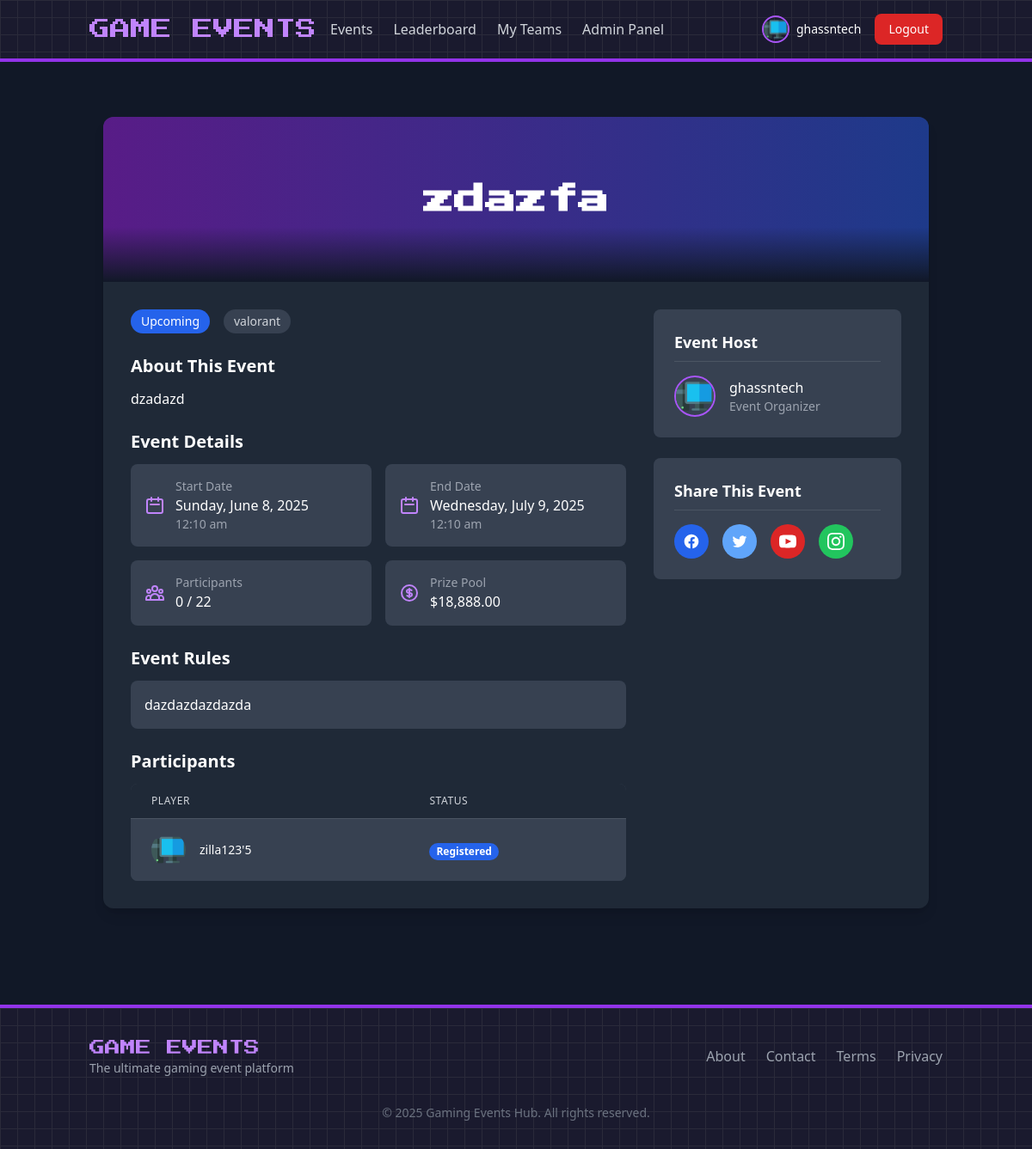
The page /views/events.php?id=9 (signed in) on the database its author committed.
### tables this page shows
CREATE TABLE `users` (
  `id` int(11) NOT NULL,
  `username` varchar(50) NOT NULL,
  `email` varchar(100) NOT NULL,
  `password` varchar(255) NOT NULL,
  `role` enum('admin','player','visitor') DEFAULT 'visitor',
  `avatar` varchar(255) DEFAULT 'default.png',
  `created_at` timestamp NOT NULL DEFAULT current_timestamp(),
  `updated_at` timestamp NOT NULL DEFAULT current_timestamp() ON UPDATE current_timestamp()
);

CREATE TABLE `events` (
  `id` int(11) NOT NULL,
  `title` varchar(100) NOT NULL,
  `description` text DEFAULT NULL,
  `game_id` int(11) DEFAULT NULL,
  `start_date` datetime NOT NULL,
  `end_date` datetime NOT NULL,
  `max_participants` int(11) DEFAULT NULL,
  `current_participants` int(11) DEFAULT 0,
  `prize_pool` decimal(10,2) DEFAULT NULL,
  `rules` text DEFAULT NULL,
  `status` enum('upcoming','ongoing','completed','cancelled') DEFAULT 'upcoming',
  `created_by` int(11) DEFAULT NULL,
  `creator` varchar(255) NOT NULL,
  `created_at` timestamp NOT NULL DEFAULT current_timestamp(),
  `updated_at` timestamp NOT NULL DEFAULT current_timestamp() ON UPDATE current_timestamp(),
  `video_url` varchar(255) DEFAULT NULL,
  `video_type` enum('youtube','twitch','custom') DEFAULT NULL,
  `video_thumbnail` varchar(255) DEFAULT NULL
);

CREATE TABLE `games` (
  `id` int(11) NOT NULL,
  `name` varchar(100) NOT NULL,
  `type` varchar(50) DEFAULT NULL,
  `platform` varchar(50) DEFAULT NULL,
  `image` varchar(255) DEFAULT 'default_game.png',
  `created_at` timestamp NOT NULL DEFAULT current_timestamp()
);

CREATE TABLE `registrations` (
  `id` int(11) NOT NULL,
  `user_id` int(11) NOT NULL,
  `event_id` int(11) NOT NULL,
  `registration_date` timestamp NOT NULL DEFAULT current_timestamp(),
  `status` enum('registered','attended','no_show') DEFAULT 'registered',
  `score` int(11) DEFAULT 0,
  `ranking` int(11) DEFAULT 0
);

### views/events.php (the view, shortened to what the rows shown need)
<?php
require_once '../bootstrap.php';
require_once '../models/Event.php';
$event = new Event();
$singleEvent = null;
if (isset($_GET['id'])) {
    $singleEvent = $event->getEventById($_GET['id']);
    if ($singleEvent) {
        $eventRegistrations = $event->getEventRegistrations($_GET['id']);
    }
}
?>
<?php include '../includes/header.php'; ?>
<?php if ($singleEvent): ?>
    <div class="max-w-6xl mx-auto px-4 py-8">
        <div class="bg-gray-800 rounded-xl shadow-lg overflow-hidden">
            <div class="relative">
                <div class="h-48 bg-gradient-to-r from-purple-900 to-blue-900 flex items-center justify-center">
                    <h1 class="text-4xl font-bold text-center font-gaming text-white"><?php echo htmlspecialchars($singleEvent['title']); ?></h1>
                </div>
                <div class="absolute bottom-0 left-0 right-0 bg-gradient-to-t from-gray-900 to-transparent h-16"></div>
            </div>
            <div class="p-6 md:p-8">
                <div class="flex flex-col md:flex-row gap-8">
                    <div class="w-full md:w-2/3">
                        <div class="flex items-center justify-between mb-6">
                            <div class="flex items-center space-x-4">
                                <span class="px-3 py-1 rounded-full text-sm font-medium
                                    <?php echo $singleEvent['status'] === 'upcoming' ? 'bg-blue-600 text-white' :
                                          ($singleEvent['status'] === 'ongoing' ? 'bg-green-600 text-white' :
                                          ($singleEvent['status'] === 'completed' ? 'bg-purple-600 text-white' : 'bg-gray-600 text-white')); ?>">
                                    <?php echo ucfirst($singleEvent['status']); ?>
                                </span>
                                <span class="px-3 py-1 rounded-full bg-gray-700 text-gray-300 text-sm font-medium">
                                    <?php echo htmlspecialchars($singleEvent['game_name']); ?>
                                </span>
                            </div>
                        </div>
                        <div class="prose prose-invert max-w-none">
                            <h3 class="text-xl font-semibold mb-3">About This Event</h3>
                            <p><?php echo nl2br(htmlspecialchars($singleEvent['description'])); ?></p>
                            <h3 class="text-xl font-semibold mb-3 mt-6">Event Details</h3>
                            <div class="grid grid-cols-1 md:grid-cols-2 gap-4 mb-6">
                                <div class="bg-gray-700 p-4 rounded-lg">
                                    <div class="flex items-center space-x-3">
                                        <svg class="w-6 h-6 text-purple-400" fill="none" stroke="currentColor" viewBox="0 0 24 24" xmlns="http://www.w3.org/2000/svg">
                                            <path stroke-linecap="round" stroke-linejoin="round" stroke-width="2" d="M8 7V3m8 4V3m-9 8h10M5 21h14a2 2 0 002-2V7a2 2 0 00-2-2H5a2 2 0 00-2 2v12a2 2 0 002 2z"></path>
                                        </svg>
                                        <div>
                                            <h4 class="text-gray-400 text-sm">Start Date</h4>
                                            <p class="font-medium"><?php echo date('l, F j, Y', strtotime($singleEvent['start_date'])); ?></p>
                                            <p class="text-gray-400 text-sm"><?php echo date('g:i a', strtotime($singleEvent['start_date'])); ?></p>
                                        </div>
                                    </div>
                                </div>
                                <div class="bg-gray-700 p-4 rounded-lg">
                                    <div class="flex items-center space-x-3">
                                        <svg class="w-6 h-6 text-purple-400" fill="none" stroke="currentColor" viewBox="0 0 24 24" xmlns="http://www.w3.org/2000/svg">
                                            <path stroke-linecap="round" stroke-linejoin="round" stroke-width="2" d="M8 7V3m8 4V3m-9 8h10M5 21h14a2 2 0 002-2V7a2 2 0 00-2-2H5a2 2 0 00-2 2v12a2 2 0 002 2z"></path>
                                        </svg>
                                        <div>
                                            <h4 class="text-gray-400 text-sm">End Date</h4>
                                            <p class="font-medium"><?php echo date('l, F j, Y', strtotime($singleEvent['end_date'])); ?></p>
                                            <p class="text-gray-400 text-sm"><?php echo date('g:i a', strtotime($singleEvent['end_date'])); ?></p>
                                        </div>
                                    </div>
                                </div>
                                <div class="bg-gray-700 p-4 rounded-lg">
                                    <div class="flex items-center space-x-3">
                                        <div>
                                            <h4 class="text-gray-400 text-sm">Participants</h4>
                                            <p class="font-medium"><?php echo $singleEvent['current_participants']; ?> / <?php echo $singleEvent['max_participants'] ? $singleEvent['max_participants'] : '∞'; ?></p>
                                        </div>
                                    </div>
                                </div>
                                <div class="bg-gray-700 p-4 rounded-lg">
                                    <div class="flex items-center space-x-3">
                                        <div>
                                            <h4 class="text-gray-400 text-sm">Prize Pool</h4>
                                            <p class="font-medium">$<?php echo number_format($singleEvent['prize_pool'], 2); ?></p>
                                        </div>
                                    </div>
                                </div>
                            </div>
                            <h3 class="text-xl font-semibold mb-3">Event Rules</h3>
                            <div class="bg-gray-700 p-4 rounded-lg mb-6">
                                <?php echo nl2br(htmlspecialchars($singleEvent['rules'])); ?>
                            </div>
                            <?php if (isset($eventRegistrations) && !empty($eventRegistrations)): ?>
                                <h3 class="text-xl font-semibold mb-3">Participants</h3>
                                <div class="bg-gray-700 rounded-lg overflow-hidden">
                                    <table class="min-w-full divide-y divide-gray-600">
                                        <thead class="bg-gray-800">
                                            <tr>
                                                <th scope="col" class="px-6 py-3 text-left text-xs font-medium text-gray-300 uppercase tracking-wider">Player</th>
                                                <th scope="col" class="px-6 py-3 text-left text-xs font-medium text-gray-300 uppercase tracking-wider">Status</th>
                                            </tr>
                                        </thead>
                                        <tbody class="bg-gray-700 divide-y divide-gray-600">
                                            <?php foreach ($eventRegistrations as $registration): ?>
                                                <tr>
                                                    <td class="px-6 py-4 whitespace-nowrap">
                                                        <div class="flex items-center">
                                                            <div class="flex-shrink-0 h-10 w-10">
                                                                <img class="h-10 w-10 rounded-full" src="<?php echo BASE_URL; ?>assets/images/avatars/<?php echo htmlspecialchars($registration['avatar']); ?>" alt="">
                                                            </div>
                                                            <div class="ml-4">
                                                                <div class="text-sm font-medium"><?php echo htmlspecialchars($registration['username']); ?></div>
                                                            </div>
                                                        </div>
                                                    </td>
                                                    <td class="px-6 py-4 whitespace-nowrap">
                                                        <span class="px-2 inline-flex text-xs leading-5 font-semibold rounded-full
                                                            <?php echo $registration['status'] === 'registered' ? 'bg-blue-600 text-white' :
                                                                  ($registration['status'] === 'attended' ? 'bg-green-600 text-white' :
                                                                  'bg-red-600 text-white'); ?>">
                                                            <?php echo ucfirst(str_replace('_', ' ', $registration['status'])); ?>
                                                        </span>
                                                    </td>
                                                </tr>
                                            <?php endforeach; ?>
                                        </tbody>
                                    </table>
                                </div>
                            <?php endif; ?>
                        </div>
                    </div>
                    <div class="w-full md:w-1/3">
                        <div class="bg-gray-700 rounded-lg p-6 mb-6">
                            <h3 class="text-lg font-semibold mb-4 border-b border-gray-600 pb-2">Event Host</h3>
                            <div class="flex items-center space-x-4">
                                <img src="../assets/images/avatars/default.png" alt="Host Avatar" class="w-12 h-12 rounded-full border-2 border-purple-500">
                                <div>
                                    <h4 class="font-medium"><?php echo htmlspecialchars($singleEvent['creator']); ?></h4>
                                    <p class="text-gray-400 text-sm">Event Organizer</p>
                                </div>
                            </div>
                        </div>
                        <div class="bg-gray-700 rounded-lg p-6">
                            <h3 class="text-lg font-semibold mb-4 border-b border-gray-600 pb-2">Share This Event</h3>
                            <div class="flex space-x-4">
                                <a href="#" class="bg-blue-600 hover:bg-blue-700 w-10 h-10 rounded-full flex items-center justify-center transition">
                                </a>
                                <a href="#" class="bg-blue-400 hover:bg-blue-500 w-10 h-10 rounded-full flex items-center justify-center transition">
                                </a>
                                <a href="#" class="bg-red-600 hover:bg-red-700 w-10 h-10 rounded-full flex items-center justify-center transition">
                                </a>
                                <a href="#" class="bg-green-500 hover:bg-green-600 w-10 h-10 rounded-full flex items-center justify-center transition">
                                </a>
                            </div>
                        </div>
                    </div>
                </div>
            </div>
        </div>
    </div>
<?php endif; ?>
<?php include '../includes/footer.php'; ?>

### includes/header.php (shortened to what the rows shown need)
<?php
require_once __DIR__ . '/../config/database.php';
require_once __DIR__ . '/../models/User.php';
require_once __DIR__ . '/../models/Event.php';
$user = new User();
$isLoggedIn = isset($_SESSION['user_id']);
$currentUser = null;
if ($isLoggedIn) {
    $currentUser = $user->getUserById($_SESSION['user_id']);
}
?>
<!DOCTYPE html>
<html lang="en">
<head>
    <script src="https://cdn.tailwindcss.com"></script>
</head>
<body class="bg-gray-900 text-white min-h-screen">
    <header class="bg-pixel border-b-4 border-purple-600">
        <div class="container mx-auto px-4 py-4">
            <div class="flex justify-between items-center">
                <div class="flex items-center space-x-4">
                    <?php if ($isLoggedIn && $currentUser): ?>
                        <div class="flex items-center space-x-2">
                            <img src="<?php echo BASE_URL . 'assets/images/avatars/' . htmlspecialchars($currentUser['avatar'] ?? 'default.png'); ?>"
                                 alt="Avatar" class="w-8 h-8 rounded-full border-2 border-purple-500">
                            <span class="text-sm"><?php echo htmlspecialchars($currentUser['username']); ?></span>
                        </div>
                        <a href="<?php echo BASE_URL; ?>views/auth/logout.php" class="bg-red-600 hover:bg-red-700 px-4 py-2 rounded-lg text-sm font-medium transition">Logout</a>
                    <?php endif; ?>
                </div>
            </div>
        </div>
    </header>
    <main class="container mx-auto px-4 py-8">

### rows shown on the page
users: avatar (picture), username "ghassntech"
events: title "zdazfa", status "Upcoming", game.name "valorant", description "dzadazd", start_date "Sunday, June 8, 2025", start_date "12:10 am", end_date "Wednesday, July 9, 2025", end_date "12:10 am", current_participants "0", max_participants "22", prize_pool "18,888.00", rules "dazdazdazdazda", creator "ghassntech"
registrations: user.avatar (placeholder picture), user.username "zilla123'5", status "Registered"
